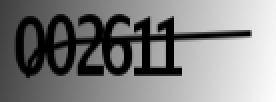
#> input picture images/gov24/train/002611.png, 138 x 51 px (shown 2 times larger)
$ jupyter execute --allow-errors test.ipynb
#> lines starting #> are read from the running program, lines starting #| are printed output that depends on the picture
### hyper.py
import sys
import os
import glob
import time
from PIL import Image
from enum import Enum
import numpy as np
import absl.logging

class CaptchaType(Enum):
    SUPREME_COURT = "supreme_court"
    GOV24 = "gov24"
    WETAX = "wetax"

class Hyper:

    def __init__(self, captcha_type:CaptchaType, weights_only=True, quiet_out=False):
        self.NULL_OUT = open(os.devnull, 'w')
        self.STD_OUT = sys.stdout
        self.quiet(quiet_out)
        self.captcha_type = captcha_type
        self.weights_only = weights_only
        self.quiet_out = quiet_out
        self.base_dir = self.get_base_dir()
        self.weights_path = self.get_weights_path(captcha_type, weights_only)
        self.image_width, self.image_height, self.max_length, self.characters, self.labels, self.train_img_path_list = self.get_train_info()

        # Mapping characters to integers
        self.char_to_num = layers.experimental.preprocessing.StringLookup(
            vocabulary=self.characters, num_oov_indices=0, mask_token=None
        )
        # Mapping integers back to original characters
        self.num_to_char = layers.experimental.preprocessing.StringLookup(
            vocabulary=self.char_to_num.get_vocabulary(), mask_token=None, invert=True
        )

    def quiet(self, value:bool):

        if value:
            os.environ['TF_ENABLE_ONEDNN_OPTS'] = '0'
            os.environ['TF_CPP_MIN_LOG_LEVEL'] = '3'
            tf.get_logger().setLevel('ERROR')
            tf.compat.v1.logging.set_verbosity(tf.compat.v1.logging.ERROR)
            absl.logging.set_verbosity(absl.logging.ERROR)
            sys.stdout = self.NULL_OUT
        else:
            os.environ['TF_ENABLE_ONEDNN_OPTS'] = '1'
            os.environ['TF_CPP_MIN_LOG_LEVEL'] = '0'
            tf.get_logger().setLevel('INFO')
            tf.compat.v1.logging.set_verbosity(tf.compat.v1.logging.INFO)
            absl.logging.set_verbosity(absl.logging.INFO)
            sys.stdout = self.STD_OUT

    def get_base_dir(self):
        return os.path.dirname(os.path.abspath(__file__))

    def get_image_files(self, captcha_type:CaptchaType, train=True):
        baseDir = self.get_base_dir()
        imgDir = os.path.join(baseDir, "images", captcha_type.value, "train" if train else "pred")
        return glob.glob(imgDir + os.sep + "*.png")

    def get_train_info(self):
        images = sorted(self.get_image_files(self.captcha_type, train=True))
        image = Image.open(images[-1])
        image_width = image.width
        image_height = image.height
        labels = [img.split(os.path.sep)[-1].split(".png")[0] for img in images]
        max_length = max([len(label) for label in labels])
        characters = sorted(set(char for label in labels for char in label))
        return image_width, image_height, max_length, characters, labels, images

    def get_weights_path(self, captcha_type:CaptchaType = None, weights_only:bool = None):
        if captcha_type is None:
            captcha_type = self.captcha_type

        if weights_only is None:
            weights_only = self.weights_only

        weights_path = os.path.join(self.base_dir, "model", captcha_type.value)
        if weights_only:
            weights_path = weights_path + ".weights.h5"

        return weights_path

    # [227 lines left out: functions split_dataset, setBG, encode_single_sample, encode_single_sample_from_bytes, build_model, decode_batch_predictions and 5 more, not called in this run]

import tensorflow as tf
from tensorflow import keras
from tensorflow.keras import layers

# [55 lines left out: functions ctc_batch_cost, ctc_label_dense_to_sparse, not called in this run]

class CTCLayer(layers.Layer):
    def __init__(self, name=None):
        super().__init__(name=name)
        self.loss_fn = ctc_batch_cost

    # [15 lines left out: function call, not called in this run]

### test.ipynb
[cell 1]
import time, glob, os
import requests
from io import BytesIO

def imageLoadFromUrl(url):
    response = requests.get(url)
    img = Image.open(BytesIO(response.content))
    return img

def toTrainImage(img):
    # img = img.crop((1, 1, img.width -1, img.height -1))
    fill_color = (255,255,255)
    bg_white = Image.new("RGBA", img.size, fill_color)
    bg_white.paste(img, (0, 0), img)
    bg_white = bg_white.convert("L")
    return bg_white

def getData():
    url = "https://safind.scourt.go.kr/sf/captchaImg?t=image"
    img = imageLoadFromUrl(url)
    time_stamp = int(time.time())
    save_path = f"images/supreme_court/down/{time_stamp}.png"
    img = toTrainImage(img)
    img.save(save_path)
    return save_path

#> (the rest of this cell did not finish here and is left out)

[cell 2]
from PIL import Image, ImageOps
import requests
from io import BytesIO
import time, glob, os
from hyper import Hyper, CaptchaType


imgDir = os.path.join("images", "gov24")
predDir = os.path.join(imgDir, "pred")
trainDir = os.path.join(imgDir, "train")

loadDir = trainDir
saveDir = os.path.join(loadDir, "cropped")

images = glob.glob(loadDir + os.sep + "*.png")

for img in images:
    image = Image.open(img)
#> image is the input picture: PIL image 138x51 RGBA; mean R, G, B, A 128.6, 128.6, 128.6, 255
    image = image.crop((1, 1, image.width, image.height))
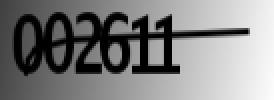
#> image: PIL image 137x50 RGBA (shown 2 times larger); mean R, G, B, A 128.5, 128.5, 128.5, 255
    display(image)
    image.save(os.path.join(saveDir, img.split(os.sep)[-1]))

[cell 3]
from PIL import Image, ImageOps
import requests
from io import BytesIO
import time, glob, os
from hyper import Hyper, CaptchaType


def toTrainImage(img):
    img = img.crop((1, 1, img.width -1, img.height -1))
    fill_color = (255,255,255)
    bg_white = Image.new("RGBA", img.size, fill_color)
    bg_white.paste(img, (0, 0), img)
    bg_white = bg_white.convert("L")
    return bg_white


def getGov24Data(loop=1, delay=1.0):
    url = "https://www.gov.kr/nlogin/captcha"

    for i in range(loop):
        img = imageLoadFromUrl(url)
        # img = toTrainImage(img)
        time_stamp = int(time.time())
        save_path = f"images/gov24/down/{time_stamp}.png"
        img.save(save_path)
        # pred = hyper.predict(img)
        img.close()
        img = None
        time.sleep(delay)
        # return save_path

baseDir = ""
imgDir = os.path.join(baseDir, "images", "gov24", "down")
saveDir = os.path.join(baseDir, "images", "gov24", "proc")
images = glob.glob(imgDir + os.sep + "*.png")
#> (the rest of this cell did not finish here and is left out)


# [9 lines of commented-out code are left out]

i = 0

for img_path in images:
    img = Image.open(img_path)
    img = img.resize((138, 51))
    img = ImageOps.expand(img, border=1, fill='black')
    img = img.crop((0, 0, 139, 52))
    # bg_black = Image.new(img.mode, (139, 52), (0,0,0))
    # bg_black.paste(img, (0, 0), img)
    display(img)
    print(img.size)

    pred = hyper.predict(img_path)
    img.save(os.path.join(saveDir, pred + ".png"))
    img.close()
    img = None
    i += 1
    print(f"Process {i}")
    break

# getGov24Data(400)
